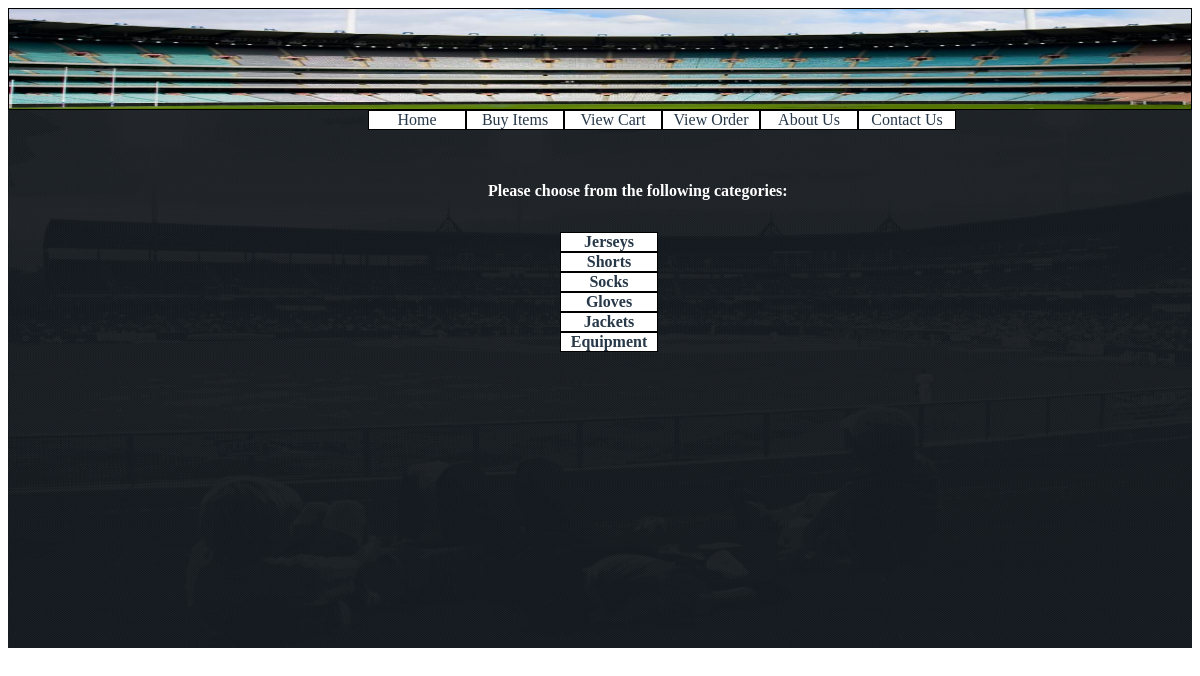
The app's page /category.php with its own data.
### tables this page shows
CREATE TABLE IF NOT EXISTS `categories` (
  `categoryid` int(11) NOT NULL AUTO_INCREMENT,
  `categoryName` varchar(20) NOT NULL,
  PRIMARY KEY (`categoryid`)
);

### category.php (the view, shortened to what this page needs)
<!DOCTYPE html>
<html>
<head>
	<link type="text/css" rel="stylesheet" href="master.css">
</head>
<body>
  <div id="outermostdiv">
      <div id="inner">
          <br>
          <br>
          <br>
          <br>
          <strong>Please choose from the following categories:</strong>
          <table>
          <ul id="innerlist">
              <?php
                require 'connection.php';
                $query = 'SELECT * from categories;';
                $categories = $con->query($query);?>
                <?php foreach($categories as $category){
              ?>
              <li><a href="controller.php?page=productcat&pagecategory=<?php echo $category['categoryid'] ?>"><strong><?php echo $category['categoryName'] ?></strong></a></li>
          <?php } ?>
          </ul>
          </table>
      </div>
  </div>
</body>
</html>

### master.css (style rules this page uses)
#headerall { height: 100px; border: 1px solid black; margin-bottom: .25em; background-image: url('images/OurWorkBanner.jpg'); background-size:1350px 200px; background-repeat:no-repeat; }
#outermostdiv { background-image: url('images/baseball_field_01Dark.jpg'); background-size: 1370px 700px; background-repeat:x; height: 40em; }
#navigatorall { margin-top:-1em; }
#inner { text-align: left; margin-left: 30em; height: 30em; color: white; }
ul#mylist, ul.sub1 { list-style-type: none; color: black; margin-left: 20em; }
ul#mylist li { margin:0em; border: .12em solid black; width: 6em; text-align: center; position: relative; float: left; background-color: white; }
ul#mylist a { text-decoration: none; display: block; color:#273849; }
ul#innerlist { list-style-type: none; color: black; margin-left: 2em; margin-top: 2em; }
ul#innerlist li { margin:0em; border: .12em solid black; width: 6em; text-align: center; position: relative; background-color: white; }
ul#innerlist a { text-decoration: none; display: block; color:#273849; }

### records on screen
categories: categoryName "Jerseys"
categories: categoryName "Shorts"
categories: categoryName "Socks"
categories: categoryName "Gloves"
categories: categoryName "Jackets"
categories: categoryName "Equipment"
